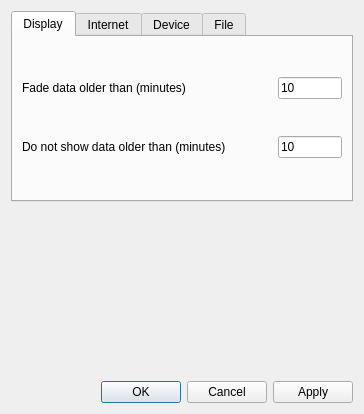
<?xml version="1.0" encoding="UTF-8"?>
<ui version="4.0">
 <class>AprsConfigWidget</class>
 <widget class="QDialog" name="AprsConfigWidget">
  <property name="geometry">
   <rect>
    <x>0</x>
    <y>0</y>
    <width>364</width>
    <height>414</height>
   </rect>
  </property>
  <property name="windowTitle">
   <string>APRS Plugin</string>
  </property>
  <layout class="QVBoxLayout" name="verticalLayout_3">
   <item>
    <widget class="QTabWidget" name="tabWidget">
     <property name="currentIndex">
      <number>0</number>
     </property>
     <widget class="QWidget" name="Display">
      <attribute name="title">
       <string>Display</string>
      </attribute>
      <layout class="QVBoxLayout" name="verticalLayout_6">
       <item>
        <layout class="QHBoxLayout" name="horizontalLayout_6">
         <item>
          <widget class="QLabel" name="label_3">
           <property name="minimumSize">
            <size>
             <width>250</width>
             <height>0</height>
            </size>
           </property>
           <property name="text">
            <string>Fade data older than (minutes)</string>
           </property>
          </widget>
         </item>
         <item>
          <widget class="QLineEdit" name="m_fadetime">
           <property name="text">
            <string>10</string>
           </property>
          </widget>
         </item>
        </layout>
       </item>
       <item>
        <layout class="QHBoxLayout" name="horizontalLayout_8">
         <item>
          <widget class="QLabel" name="label_5">
           <property name="minimumSize">
            <size>
             <width>250</width>
             <height>0</height>
            </size>
           </property>
           <property name="text">
            <string>Do not show data older than (minutes)</string>
           </property>
          </widget>
         </item>
         <item>
          <widget class="QLineEdit" name="m_hidetime">
           <property name="text">
            <string>10</string>
           </property>
          </widget>
         </item>
        </layout>
       </item>
      </layout>
     </widget>
     <widget class="QWidget" name="Internet">
      <attribute name="title">
       <string>Internet</string>
      </attribute>
      <layout class="QVBoxLayout" name="verticalLayout">
       <item>
        <widget class="QGroupBox" name="m_informationGroupBox">
         <property name="toolTip">
          <string/>
         </property>
         <property name="title">
          <string>APRS Data Sources</string>
         </property>
         <layout class="QVBoxLayout" name="verticalLayout_2">
          <item>
           <widget class="QCheckBox" name="m_internetBox">
            <property name="toolTip">
             <string>Should information be gathered from the Internet APRS data source?</string>
            </property>
            <property name="text">
             <string>Collect data from an APRS Internet server</string>
            </property>
            <property name="checked">
             <bool>true</bool>
            </property>
           </widget>
          </item>
          <item>
           <layout class="QHBoxLayout" name="horizontalLayout_4">
            <item>
             <widget class="QLabel" name="label">
              <property name="minimumSize">
               <size>
                <width>50</width>
                <height>0</height>
               </size>
              </property>
              <property name="text">
               <string>Server</string>
              </property>
             </widget>
            </item>
            <item>
             <widget class="QLineEdit" name="m_serverName">
              <property name="text">
               <string>rotate.aprs.net</string>
              </property>
             </widget>
            </item>
           </layout>
          </item>
          <item>
           <layout class="QHBoxLayout" name="horizontalLayout_5">
            <item>
             <widget class="QLabel" name="label_2">
              <property name="minimumSize">
               <size>
                <width>50</width>
                <height>0</height>
               </size>
              </property>
              <property name="text">
               <string>Port</string>
              </property>
             </widget>
            </item>
            <item>
             <widget class="QLineEdit" name="m_serverPort">
              <property name="text">
               <string>10253</string>
              </property>
             </widget>
            </item>
           </layout>
          </item>
          <item>
           <widget class="QCheckBox" name="m_tcpipdump">
            <property name="text">
             <string>Dump TCP/IP records to the debug stream</string>
            </property>
           </widget>
          </item>
         </layout>
        </widget>
       </item>
      </layout>
     </widget>
     <widget class="QWidget" name="Device">
      <attribute name="title">
       <string>Device</string>
      </attribute>
      <layout class="QVBoxLayout" name="verticalLayout_5">
       <item>
        <widget class="QGroupBox" name="groupBox">
         <property name="sizePolicy">
          <sizepolicy hsizetype="Expanding" vsizetype="Expanding">
           <horstretch>0</horstretch>
           <verstretch>0</verstretch>
          </sizepolicy>
         </property>
         <property name="title">
          <string>TNC Terminal Port</string>
         </property>
         <layout class="QVBoxLayout" name="verticalLayout_4">
          <item>
           <widget class="QCheckBox" name="m_serialBox">
            <property name="toolTip">
             <string>Should information be gathered from a serial port?</string>
            </property>
            <property name="text">
             <string>Collect data from a serial TNC (In Text Mode)</string>
            </property>
           </widget>
          </item>
          <item>
           <layout class="QHBoxLayout" name="horizontalLayout_7" stretch="0,0">
            <item>
             <widget class="QLabel" name="label_4">
              <property name="minimumSize">
               <size>
                <width>50</width>
                <height>0</height>
               </size>
              </property>
              <property name="text">
               <string>TTY</string>
              </property>
             </widget>
            </item>
            <item>
             <widget class="QLineEdit" name="m_ttyName">
              <property name="text">
               <string>/dev/ttyUSB0</string>
              </property>
             </widget>
            </item>
           </layout>
          </item>
          <item>
           <widget class="QCheckBox" name="m_ttydump">
            <property name="text">
             <string>Dump TTY records to the debug stream</string>
            </property>
           </widget>
          </item>
         </layout>
        </widget>
       </item>
      </layout>
     </widget>
     <widget class="QWidget" name="tab">
      <attribute name="title">
       <string>File</string>
      </attribute>
      <layout class="QVBoxLayout" name="verticalLayout_7">
       <item>
        <widget class="QGroupBox" name="groupBox_2">
         <property name="title">
          <string>File</string>
         </property>
         <layout class="QVBoxLayout" name="verticalLayout_8">
          <item>
           <widget class="QCheckBox" name="m_useFile">
            <property name="toolTip">
             <string>Should information be gathered from a file?</string>
            </property>
            <property name="text">
             <string>Collect data from a file</string>
            </property>
           </widget>
          </item>
          <item>
           <layout class="QHBoxLayout" name="horizontalLayout_9" stretch="0,0">
            <item>
             <widget class="QLabel" name="label_6">
              <property name="minimumSize">
               <size>
                <width>50</width>
                <height>0</height>
               </size>
              </property>
              <property name="text">
               <string>File</string>
              </property>
             </widget>
            </item>
            <item>
             <widget class="QLineEdit" name="m_fileName">
              <property name="text">
               <string/>
              </property>
             </widget>
            </item>
           </layout>
          </item>
          <item>
           <widget class="QCheckBox" name="m_filedump">
            <property name="text">
             <string>Dump file records to the debug stream</string>
            </property>
           </widget>
          </item>
         </layout>
        </widget>
       </item>
      </layout>
     </widget>
    </widget>
   </item>
   <item>
    <spacer name="verticalSpacer">
     <property name="orientation">
      <enum>Qt::Vertical</enum>
     </property>
     <property name="sizeHint" stdset="0">
      <size>
       <width>20</width>
       <height>40</height>
      </size>
     </property>
    </spacer>
   </item>
   <item>
    <widget class="QDialogButtonBox" name="m_buttonBox">
     <property name="orientation">
      <enum>Qt::Horizontal</enum>
     </property>
     <property name="standardButtons">
      <set>QDialogButtonBox::Apply|QDialogButtonBox::Cancel|QDialogButtonBox::Ok</set>
     </property>
    </widget>
   </item>
  </layout>
 </widget>
 <resources/>
 <connections>
  <connection>
   <sender>m_buttonBox</sender>
   <signal>accepted()</signal>
   <receiver>AprsConfigWidget</receiver>
   <slot>accept()</slot>
   <hints>
    <hint type="sourcelabel">
     <x>248</x>
     <y>254</y>
    </hint>
    <hint type="destinationlabel">
     <x>157</x>
     <y>274</y>
    </hint>
   </hints>
  </connection>
  <connection>
   <sender>m_buttonBox</sender>
   <signal>rejected()</signal>
   <receiver>AprsConfigWidget</receiver>
   <slot>reject()</slot>
   <hints>
    <hint type="sourcelabel">
     <x>316</x>
     <y>260</y>
    </hint>
    <hint type="destinationlabel">
     <x>286</x>
     <y>274</y>
    </hint>
   </hints>
  </connection>
 </connections>
</ui>
